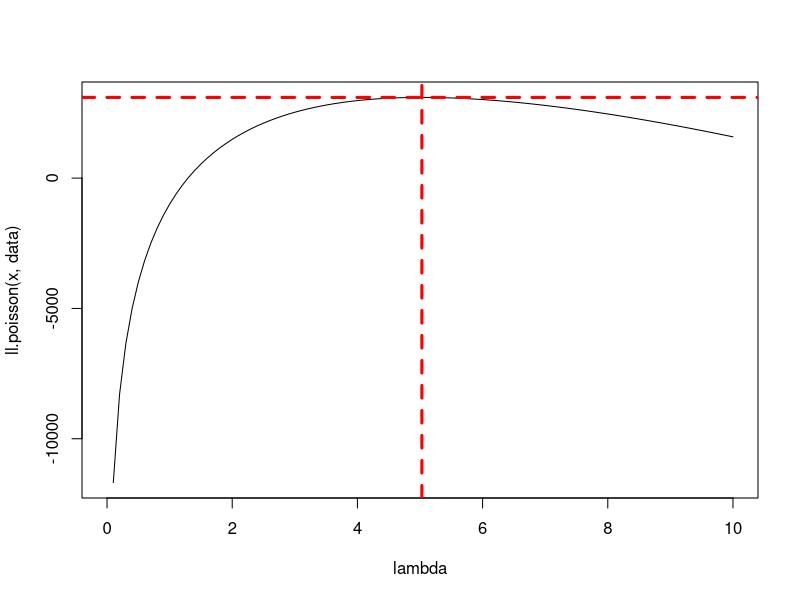

This figure's R source:
# define the objective function
ll.poisson <- function(lambda, x) {
  sum(x) * log(lambda) - length(x) * lambda
}
data <- rpois(1000, 5) # generate some data
# by default optim finds the min, but the negative min is the max
# therefore we need to use list(fnscale = -1)
opt <- optim(par = 2, fn = ll.poisson, method = "BFGS",
             control = list(fnscale = -1), x = data)

c(opt$par, mean(data))

curve(ll.poisson(x, data), 0,10, xlab = "lambda")
abline(h = opt$value, v = opt$par, lty = 2, lwd = 3, col = "red")


Ltheta <- function(theta) 1/theta^length(data)
data <- runif(100,0,3)
optimize(Ltheta,c(max(data),1000),maximum=T)
